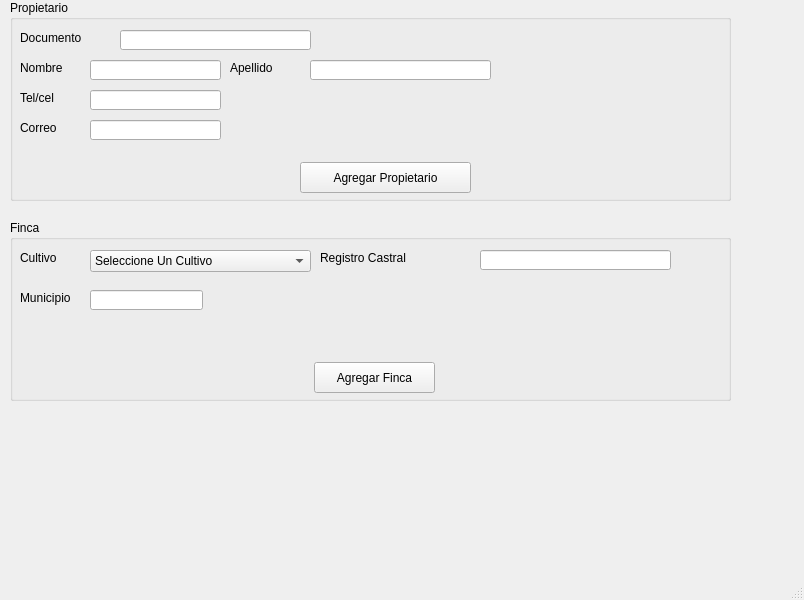
<?xml version="1.0" encoding="UTF-8"?>
<ui version="4.0">
 <class>MainWindow</class>
 <widget class="QMainWindow" name="MainWindow">
  <property name="geometry">
   <rect>
    <x>0</x>
    <y>0</y>
    <width>804</width>
    <height>600</height>
   </rect>
  </property>
  <property name="windowTitle">
   <string>QTTT_DESIGN </string>
  </property>
  <widget class="QWidget" name="centralwidget">
   <widget class="QGroupBox" name="groupBox">
    <property name="geometry">
     <rect>
      <x>10</x>
      <y>0</y>
      <width>721</width>
      <height>201</height>
     </rect>
    </property>
    <property name="title">
     <string>Propietario</string>
    </property>
    <widget class="QLabel" name="label">
     <property name="geometry">
      <rect>
       <x>10</x>
       <y>30</y>
       <width>101</width>
       <height>16</height>
      </rect>
     </property>
     <property name="text">
      <string>Documento</string>
     </property>
    </widget>
    <widget class="QLabel" name="label_2">
     <property name="geometry">
      <rect>
       <x>10</x>
       <y>60</y>
       <width>61</width>
       <height>16</height>
      </rect>
     </property>
     <property name="text">
      <string>Nombre</string>
     </property>
    </widget>
    <widget class="QLabel" name="label_3">
     <property name="geometry">
      <rect>
       <x>220</x>
       <y>60</y>
       <width>71</width>
       <height>16</height>
      </rect>
     </property>
     <property name="text">
      <string>Apellido</string>
     </property>
    </widget>
    <widget class="QLabel" name="label_4">
     <property name="geometry">
      <rect>
       <x>10</x>
       <y>90</y>
       <width>71</width>
       <height>16</height>
      </rect>
     </property>
     <property name="text">
      <string>Tel/cel</string>
     </property>
    </widget>
    <widget class="QLabel" name="label_5">
     <property name="geometry">
      <rect>
       <x>10</x>
       <y>120</y>
       <width>61</width>
       <height>16</height>
      </rect>
     </property>
     <property name="text">
      <string>Correo </string>
     </property>
    </widget>
    <widget class="QPushButton" name="btnAgregarPropietario">
     <property name="geometry">
      <rect>
       <x>290</x>
       <y>162</y>
       <width>171</width>
       <height>31</height>
      </rect>
     </property>
     <property name="text">
      <string>Agregar Propietario</string>
     </property>
    </widget>
    <widget class="QLineEdit" name="inputDocumento">
     <property name="geometry">
      <rect>
       <x>110</x>
       <y>30</y>
       <width>191</width>
       <height>20</height>
      </rect>
     </property>
     <property name="layoutDirection">
      <enum>Qt::LeftToRight</enum>
     </property>
     <property name="placeholderText">
      <string/>
     </property>
    </widget>
    <widget class="QLineEdit" name="inputNombre">
     <property name="geometry">
      <rect>
       <x>80</x>
       <y>60</y>
       <width>131</width>
       <height>20</height>
      </rect>
     </property>
    </widget>
    <widget class="QLineEdit" name="inputApellido">
     <property name="geometry">
      <rect>
       <x>300</x>
       <y>60</y>
       <width>181</width>
       <height>20</height>
      </rect>
     </property>
    </widget>
    <widget class="QLineEdit" name="inputTelefono">
     <property name="geometry">
      <rect>
       <x>80</x>
       <y>90</y>
       <width>131</width>
       <height>20</height>
      </rect>
     </property>
    </widget>
    <widget class="QLineEdit" name="inputCorreo">
     <property name="geometry">
      <rect>
       <x>80</x>
       <y>120</y>
       <width>131</width>
       <height>20</height>
      </rect>
     </property>
    </widget>
   </widget>
   <widget class="QGroupBox" name="groupBox_2">
    <property name="geometry">
     <rect>
      <x>10</x>
      <y>220</y>
      <width>721</width>
      <height>181</height>
     </rect>
    </property>
    <property name="title">
     <string>Finca</string>
    </property>
    <widget class="QLabel" name="label_6">
     <property name="geometry">
      <rect>
       <x>10</x>
       <y>30</y>
       <width>61</width>
       <height>16</height>
      </rect>
     </property>
     <property name="text">
      <string>Cultivo</string>
     </property>
    </widget>
    <widget class="QLabel" name="label_7">
     <property name="geometry">
      <rect>
       <x>310</x>
       <y>30</y>
       <width>151</width>
       <height>16</height>
      </rect>
     </property>
     <property name="text">
      <string>Registro Castral</string>
     </property>
    </widget>
    <widget class="QLabel" name="label_8">
     <property name="geometry">
      <rect>
       <x>10</x>
       <y>70</y>
       <width>71</width>
       <height>16</height>
      </rect>
     </property>
     <property name="text">
      <string>Municipio</string>
     </property>
    </widget>
    <widget class="QLineEdit" name="InputRegistro">
     <property name="geometry">
      <rect>
       <x>470</x>
       <y>30</y>
       <width>191</width>
       <height>20</height>
      </rect>
     </property>
     <property name="text">
      <string/>
     </property>
    </widget>
    <widget class="QLineEdit" name="inputMunicipio">
     <property name="geometry">
      <rect>
       <x>80</x>
       <y>70</y>
       <width>113</width>
       <height>20</height>
      </rect>
     </property>
    </widget>
    <widget class="QPushButton" name="btnAgregarFinca">
     <property name="geometry">
      <rect>
       <x>304</x>
       <y>142</y>
       <width>121</width>
       <height>31</height>
      </rect>
     </property>
     <property name="text">
      <string>Agregar Finca</string>
     </property>
    </widget>
    <widget class="QComboBox" name="comboCultivo">
     <property name="geometry">
      <rect>
       <x>80</x>
       <y>30</y>
       <width>221</width>
       <height>22</height>
      </rect>
     </property>
     <item>
      <property name="text">
       <string>Seleccione Un Cultivo</string>
      </property>
     </item>
     <item>
      <property name="text">
       <string>Zanahoria</string>
      </property>
     </item>
     <item>
      <property name="text">
       <string>Coliflor</string>
      </property>
     </item>
     <item>
      <property name="text">
       <string>Papa</string>
      </property>
     </item>
     <item>
      <property name="text">
       <string>Yuca</string>
      </property>
     </item>
     <item>
      <property name="text">
       <string>Tomate</string>
      </property>
     </item>
     <item>
      <property name="text">
       <string>Maiz</string>
      </property>
     </item>
    </widget>
   </widget>
  </widget>
  <widget class="QMenuBar" name="menubar">
   <property name="geometry">
    <rect>
     <x>0</x>
     <y>0</y>
     <width>804</width>
     <height>22</height>
    </rect>
   </property>
  </widget>
  <widget class="QStatusBar" name="statusbar"/>
 </widget>
 <resources/>
 <connections/>
</ui>
